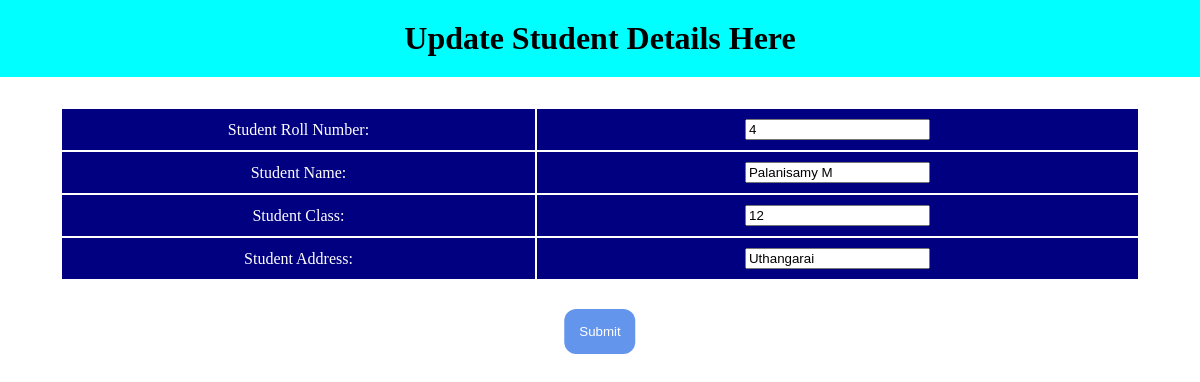
The app's page /StudentApp/update/5 with its own data.
### StudentApp/models.py (models this page shows)
class Students(models.Model):
    student_roll_number = models.IntegerField()
    student_name = models.CharField(max_length=25)
    student_class = models.IntegerField()
    student_address = models.CharField(max_length=50)

### StudentApp/views.py (the view)
# urls.py: path('update/<id>', views.update),
def update(request, id):
    details = Students.objects.get(id=id)
    data_dict = {"update": details}
    if request.method == 'POST':
        form = fdetails(request.POST, instance=details)
        if form.is_valid():
            form.save()
            return redirect('/StudentApp/')
    return render(request, 'StudentApp/update.html', context=data_dict)

### Templates/StudentApp/update.html (shortened to what this page needs)
<html>
<head>
{%extends "studentapp/base.html"%}
{%block content%}
</head>
<body>
<h1> Update Student Details Here </h1>
<form method='POST'>
<table>
<tr><td>Student Roll Number:</td><td><input type='text' name='student_roll_number' value="{{update.student_roll_number}}"></td></tr>
<tr><td>Student Name:</td><td><input type='text' name='student_name' value="{{update.student_name}}"></td></tr>
<tr><td>Student Class:</td><td><input type='text' name='student_class' value="{{update.student_class}}"></td></tr>
<tr><td>Student Address:</td><td><input type='text' name='student_address' value="{{update.student_address}}"></td></tr>
</table>
<br>
<button type='submit'>Submit</button>
</form>
</body>
{%endblock%}

### Templates/StudentApp/update.html (style rules this page uses)
body { margin: 0px; }
h1 { padding: 20px; background-color: aqua; text-align: center; margin-bottom: 0; }
table { width: 90%; text-align: center; vertical-align: middle; color: white; margin: auto; margin-top: 30px; }
td { background-color: navy; padding: 10px; font-weight: 400; }
button { position: relative; margin-top: 10px; left: 50%; transform: translateX(-50%); background-color: cornflowerblue; border: none; padding: 15px; color: white; border-radius: 12px; }

### records on screen
Students: student_roll_number "4", student_name "Palanisamy M", student_class "12", student_address "Uthangarai"
